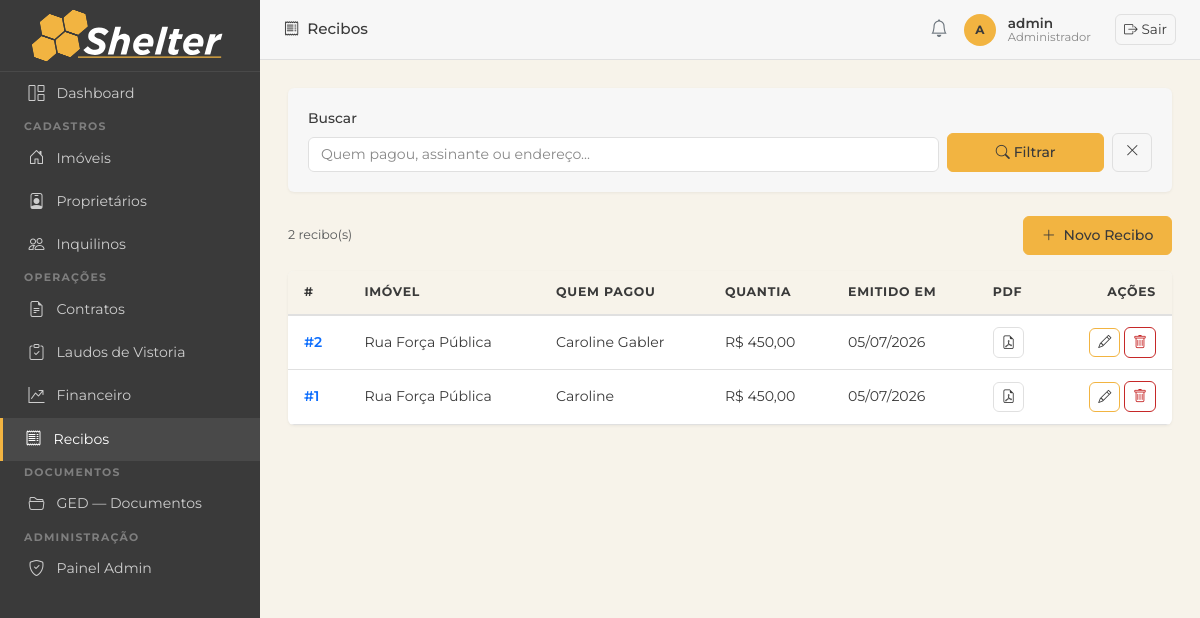
Before: /recibos/ (signed in) with the older database file.
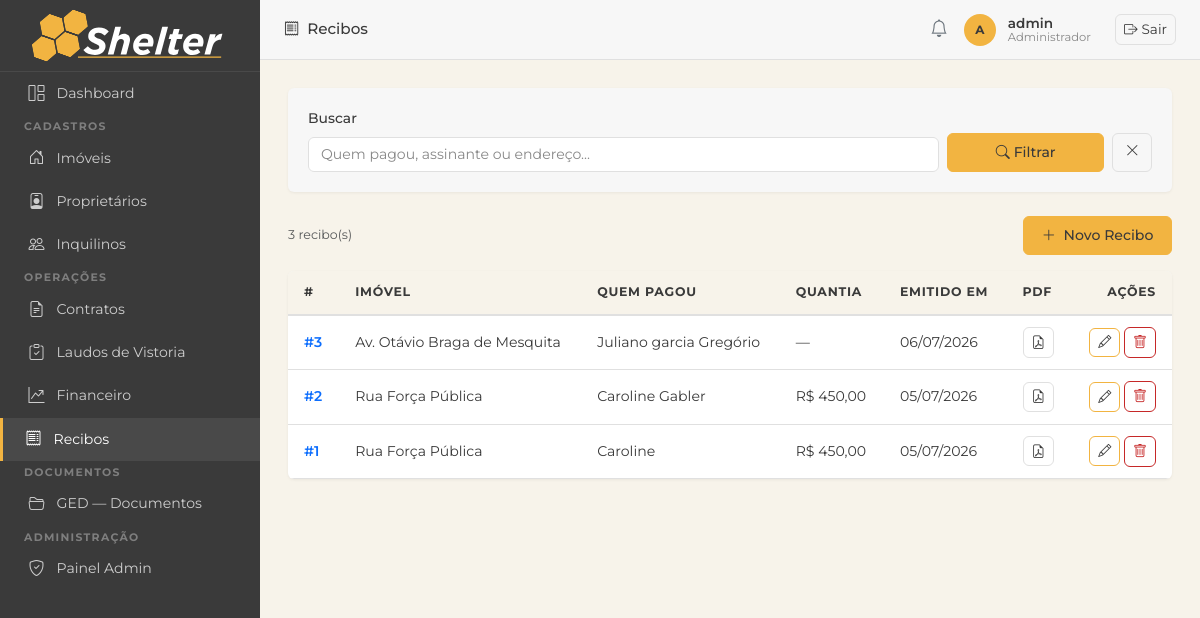
After: the same page with the newer database file.
### imoveis/models.py (models this page shows, shortened)
class Recibo(models.Model):
    imovel = models.ForeignKey(Imovel, on_delete=models.PROTECT, related_name='recibos')
    contrato = models.ForeignKey(Contrato, on_delete=models.PROTECT, related_name='recibos')
    parcela_atual = models.PositiveSmallIntegerField(null=True, blank=True, verbose_name='Parcela Atual')
    parcela_total = models.PositiveSmallIntegerField(null=True, blank=True, verbose_name='Total de Parcelas')
    valor_aluguel = models.DecimalField(max_digits=10, decimal_places=2, null=True, blank=True,
                                        verbose_name='Aluguel')
    valor_impostos = models.DecimalField(max_digits=10, decimal_places=2, null=True, blank=True,
                                         verbose_name='Impostos')
    valor_seguros = models.DecimalField(max_digits=10, decimal_places=2, null=True, blank=True,
                                        verbose_name='Seguros')
    valor_condominio = models.DecimalField(max_digits=10, decimal_places=2, null=True, blank=True,
                                           verbose_name='Condomínio')
    quem_pagou = models.CharField(max_length=200, blank=True, verbose_name='Quem Pagou')
    periodo_inicio = models.DateField(null=True, blank=True, verbose_name='Período — Início')
    periodo_fim = models.DateField(null=True, blank=True, verbose_name='Período — Fim')
    vencido_em = models.DateField(null=True, blank=True, verbose_name='Vencido em')
    quantia = models.DecimalField(max_digits=10, decimal_places=2, null=True, blank=True,
                                  verbose_name='Quantia de')
    assinante_nome = models.CharField(max_length=200, blank=True, verbose_name='Nome de Quem Assinou')
    assinante_cpf = models.CharField(max_length=14, blank=True, validators=[validate_cpf],
                                     verbose_name='CPF de Quem Assinou')
    data_assinatura = models.DateField(null=True, blank=True, verbose_name='Data da Assinatura')
    arquivo = models.FileField(upload_to='recibos/', blank=True, null=True, verbose_name='Recibo gerado (PDF)')
    criado_em = models.DateTimeField(auto_now_add=True)
    class Meta:
        verbose_name = 'Recibo'
        verbose_name_plural = 'Recibos'
        ordering = ['-criado_em']

class Imovel(models.Model):
    TIPO_CHOICES = [
        ('apartamento', 'Apartamento'),
        ('casa', 'Casa'),
        ('comercial', 'Comercial'),
        ('terreno', 'Terreno'),
        ('galpao', 'Galpão'),
    ]
    STATUS_CHOICES = [
        ('ocupado', 'Ocupado'),
        ('vago', 'Vago'),
        ('manutencao', 'Em Manutenção'),
    ]
    CATEGORIA_CHOICES = [
        ('urbano', 'Urbano'),
        ('rural', 'Rural'),
    ]
    proprietario = models.ForeignKey(Proprietario, on_delete=models.PROTECT, related_name='imoveis')
    tipo = models.CharField(max_length=20, choices=TIPO_CHOICES)
    status = models.CharField(max_length=20, choices=STATUS_CHOICES, default='vago')
    categoria = models.CharField(max_length=10, choices=CATEGORIA_CHOICES, default='urbano', verbose_name='Categoria')
    endereco = models.CharField(max_length=300)
    numero = models.CharField(max_length=20, blank=True, verbose_name='Número')
    complemento = models.CharField(max_length=100, blank=True, verbose_name='Complemento')
    bairro = models.CharField(max_length=100, blank=True)
    cidade = models.CharField(max_length=100, default='')
    area_m2 = models.DecimalField(max_digits=8, decimal_places=2, null=True, blank=True, verbose_name='Área (m²)')
    descricao = models.TextField(blank=True)
    matricula = models.CharField(max_length=100, blank=True, verbose_name='Matrícula')
    data_aquisicao = models.DateField(null=True, blank=True, verbose_name='Data de Aquisição')
    valor_aquisicao = models.DecimalField(max_digits=14, decimal_places=2, null=True, blank=True, verbose_name='Valor de Aquisição')
    cadastro_prefeitura = models.CharField(max_length=100, blank=True, verbose_name='Cadastro Prefeitura')
    planta_projeto = models.FileField(upload_to='plantas/', blank=True, null=True, verbose_name='Planta/Projeto')
    nirf = models.CharField(max_length=50, blank=True, verbose_name='NIRF')
    incra = models.CharField(max_length=50, blank=True, verbose_name='INCRA')
    car = models.CharField(max_length=100, blank=True, verbose_name='CAR')
    criado_em = models.DateTimeField(auto_now_add=True)
    class Meta:
        verbose_name = 'Imóvel'
        verbose_name_plural = 'Imóveis'
        ordering = ['endereco']

### imoveis/views.py (the view)
# urls.py: path('recibos/', views.recibo_list, name='recibo_list'),
@login_required
def recibo_list(request):
    q = request.GET.get('q', '')
    qs = Recibo.objects.select_related('imovel', 'contrato__inquilino')
    if q:
        qs = qs.filter(Q(quem_pagou__icontains=q) | Q(assinante_nome__icontains=q) |
                       Q(imovel__endereco__icontains=q))
    return render(request, 'recibos/recibo_list.html', {'recibos': qs, 'q': q})

### imoveis/templatetags/imoveis_tags.py (called while the page is built)
@register.filter
def brl(value):
    try:
        value = float(value)
    except (TypeError, ValueError):
        return value
    formatted = f"{value:,.2f}"          # 1,500.00  (locale inglês)
    formatted = formatted.replace(",", "X").replace(".", ",").replace("X", ".")
    return formatted

### templates/recibos/recibo_list.html (shortened to what this page needs)
{% extends 'base.html' %}
{% load imoveis_tags %}
{% block page_title %}<i class="bi bi-receipt me-2"></i>Recibos{% endblock %}
{% block nav_recibos %}active{% endblock %}
{% block content %}
<div class="section-card mb-4">
  <div class="section-card-body">
    <form method="get" class="row g-2 align-items-end">
      <div class="col-md-9"><label class="form-label">Buscar</label><input type="text" name="q" value="{{ q }}" class="form-control" placeholder="Quem pagou, assinante ou endereço..."></div>
      <div class="col-md-3 d-flex gap-2">
        <button type="submit" class="btn btn-primary flex-fill"><i class="bi bi-search"></i> Filtrar</button>
        <a href="{% url 'recibo_list' %}" class="btn btn-outline-secondary"><i class="bi bi-x-lg"></i></a>
      </div>
    </form>
  </div>
</div>
<div class="d-flex justify-content-between align-items-center mb-3">
  <span class="text-muted small">{{ recibos.count }} recibo(s)</span>
  <a href="{% url 'recibo_create' %}" class="btn btn-primary"><i class="bi bi-plus-lg me-1"></i> Novo Recibo</a>
</div>
<div class="section-card">
  <div class="table-responsive">
    <table class="table mb-0">
      <thead>
        <tr><th>#</th><th>Imóvel</th><th>Quem Pagou</th><th>Quantia</th><th>Emitido em</th><th>PDF</th><th class="text-end">Ações</th></tr>
      </thead>
      <tbody>
        {% for r in recibos %}
        <tr>
          <td class="fw-semibold"><a href="{% url 'recibo_detail' r.pk %}">#{{ r.pk }}</a></td>
          <td>{{ r.imovel.endereco|default:"—"|truncatechars:30 }}</td>
          <td>{{ r.quem_pagou|default:"—" }}</td>
          <td>{% if r.quantia %}R$ {{ r.quantia|brl }}{% else %}—{% endif %}</td>
          <td>{{ r.criado_em|date:"d/m/Y" }}</td>
          <td>{% if r.arquivo %}<a href="{{ r.arquivo.url }}" target="_blank" class="btn btn-sm btn-outline-secondary"><i class="bi bi-file-earmark-pdf"></i></a>{% else %}—{% endif %}</td>
          <td class="text-end">
            <a href="{% url 'recibo_edit' r.pk %}" class="btn btn-sm btn-outline-primary"><i class="bi bi-pencil"></i></a>
            <button class="btn btn-sm btn-outline-danger" data-bs-toggle="modal" data-bs-target="#del{{ r.pk }}"><i class="bi bi-trash"></i></button>
          </td>
        </tr>
        {% empty %}
        <tr><td colspan="7" class="text-center text-muted py-4">Nenhum recibo encontrado.</td></tr>
        {% endfor %}
      </tbody>
    </table>
  </div>
</div>
{% endblock %}

Changed rows visible on the page:
added Recibo: pk "3", imovel.endereco "Av. Otávio Braga de Mesquita", quem_pagou "Juliano garcia Gregório", criado_em "06/07/2026"
Other visible differences:
{{ recibos.count }}: "2" → "3"
